Frame 1 (no input): blank canvas, image omitted
Frame 60 (the mouse pressed at the canvas centre just before this capture): blank canvas, image omitted
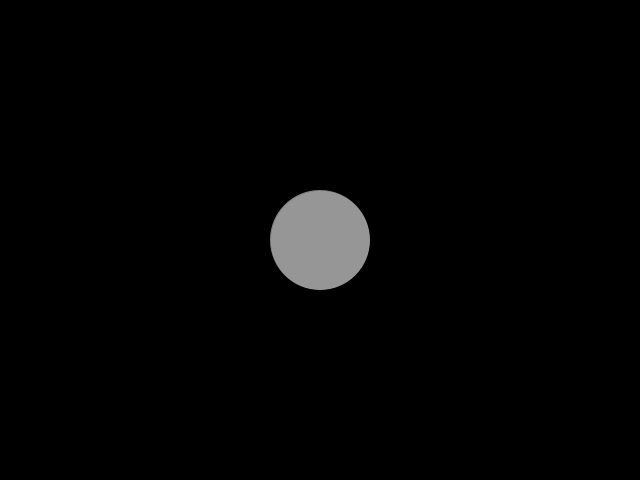
Frame 120 (the mouse held since frame 60 and released just before this capture)

The Processing sketch whose frames 1 and 60 were blank and that drew this single picture after the mouse press (run headless with seeded random() and noise(); from frame 60 on, the mouse is pressed at the canvas centre):

// Processing sketch: processing_13858
// ── processing_13858.pde

int x;
int y;
int r;
color cirleColor = color(150,150,150);

void setup(){
  size(640,480);
  r=100;

}


void draw(){

  //noStroke();
  fill(30,40,100, 1);
  rect(0,0,width,height);
  
  background(0,0);

  if (keyPressed)
  {


    switch (key)
    {
    case '1':
      r = 10; 
      break;
    case '2':
      r=40;
      break;
    case '3':
      r=60;
      break;
    case '4':
      r= 100;
      break;
    case '0':

      cirleColor = color(255,255,255);
      break;
    case '9':

      cirleColor = color(100,155,55);
      break;

    case '8':

      cirleColor = color(150,150,150);
      break;
    }

  }

  println(r);

  x=mouseX;
  y=mouseY;
  if (mousePressed)
  {
    fill(cirleColor);
    strokeWeight(0);
    ellipse(x,y,r,r);
  }

}
